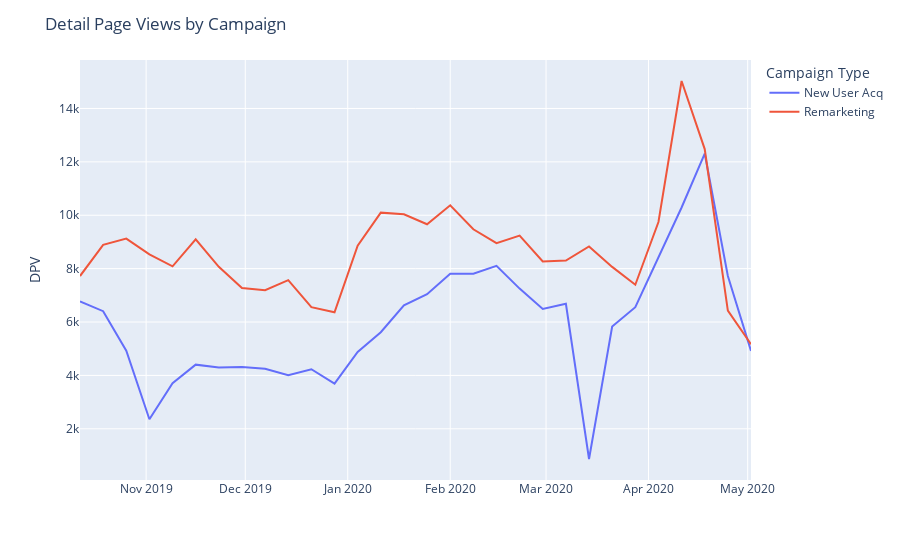

Source (notebook cell):
### Code cell
fig = px.line(df_nua,x='End Date',y='Total DPV')
fig.data[-1].name = 'New User Acq'
fig.data[-1].showlegend = True
fig.add_scatter(x=df_rem['End Date'],y=df_rem['Total DPV'],mode='lines',name='Remarketing')
fig.update_layout(title="Detail Page Views by Campaign",xaxis_title='',yaxis_title="DPV",
                  legend_title="Campaign Type")
fig.show()

### Figure 1 — Plotly figure (JSON) as saved in the notebook; plotly's stock layout.template omitted (floating-point values rounded to 4 significant figures)
{"data": [{"hovertemplate": "End Date=%{x}<br>Total DPV=%{y}<extra></extra>", "legendgroup": "", "line": {"color": "#636efa", "dash": "solid"}, "mode": "lines", "name": "New User Acq", "showlegend": true, "type": "scatter", "x": ["2019-10-12T00:00:00", "2019-10-19T00:00:00", "2019-10-26T00:00:00", "2019-11-02T00:00:00", "2019-11-09T00:00:00", "2019-11-16T00:00:00", "2019-11-23T00:00:00", "2019-11-30T00:00:00", "2019-12-07T00:00:00", "2019-12-14T00:00:00", "2019-12-21T00:00:00", "2019-12-28T00:00:00", "2020-01-04T00:00:00", "2020-01-11T00:00:00", "2020-01-18T00:00:00", "2020-01-25T00:00:00", "2020-02-01T00:00:00", "2020-02-08T00:00:00", "2020-02-15T00:00:00", "2020-02-22T00:00:00", "2020-02-29T00:00:00", "2020-03-07T00:00:00", "2020-03-14T00:00:00", "2020-03-21T00:00:00", "2020-03-28T00:00:00", "2020-04-04T00:00:00", "2020-04-11T00:00:00", "2020-04-18T00:00:00", "2020-04-25T00:00:00", "2020-05-02T00:00:00"], "xaxis": "x", "y": [6776, 6406, 4925, 2356, 3712, 4403, 4301, 4312, 4251, 4012, 4233, 3694, 4881, 5619, 6622, 7043, 7813, 7808, 8107, 7252, 6492, 6682, 869, 5831, 6556, 8447, 10291, 12311, 7722, 4921], "yaxis": "y"}, {"mode": "lines", "name": "Remarketing", "type": "scatter", "x": ["2019-10-12T00:00:00", "2019-10-19T00:00:00", "2019-10-26T00:00:00", "2019-11-02T00:00:00", "2019-11-09T00:00:00", "2019-11-16T00:00:00", "2019-11-23T00:00:00", "2019-11-30T00:00:00", "2019-12-07T00:00:00", "2019-12-14T00:00:00", "2019-12-21T00:00:00", "2019-12-28T00:00:00", "2020-01-04T00:00:00", "2020-01-11T00:00:00", "2020-01-18T00:00:00", "2020-01-25T00:00:00", "2020-02-01T00:00:00", "2020-02-08T00:00:00", "2020-02-15T00:00:00", "2020-02-22T00:00:00", "2020-02-29T00:00:00", "2020-03-07T00:00:00", "2020-03-14T00:00:00", "2020-03-21T00:00:00", "2020-03-28T00:00:00", "2020-04-04T00:00:00", "2020-04-11T00:00:00", "2020-04-18T00:00:00", "2020-04-25T00:00:00", "2020-05-02T00:00:00", null], "y": [7723, 8891, 9127, 8534, 8087, 9098, 8069, 7271, 7193, 7567, 6557, 6364, 8861, 10097, 10039, 9664, 10374, 9475, 8954, 9237, 8272, 8301, 8829, 8066, 7397, 9748, 15029, 12478, 6430, 5170, null]}], "layout": {"legend": {"title": {"text": "Campaign Type"}, "tracegroupgap": 0}, "margin": {"t": 60}, "title": {"text": "Detail Page Views by Campaign"}, "xaxis": {"anchor": "y", "domain": [0, 1], "title": {"text": ""}}, "yaxis": {"anchor": "x", "domain": [0, 1], "title": {"text": "DPV"}}}}
